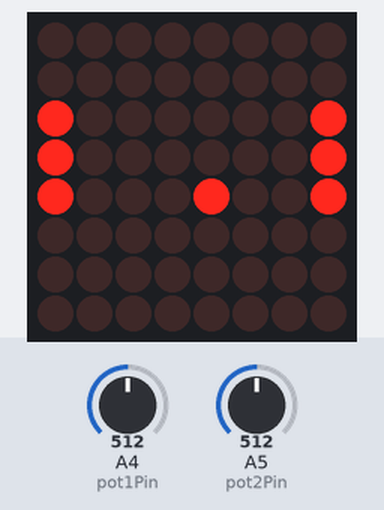
Bench run of a sketch on a simulated Arduino Uno, built with avr-gcc and run on an emulated ATmega328P. Parts: 8×8 LED matrix. The inputs (shaded band) are chosen by the test bench; at power-on: A4 (pot1Pin) = 512, A5 (pot2Pin) = 512.

Above: at 1.2 s.
1.3 s: A4 (pot1Pin) set to 716
At 1.52 s:
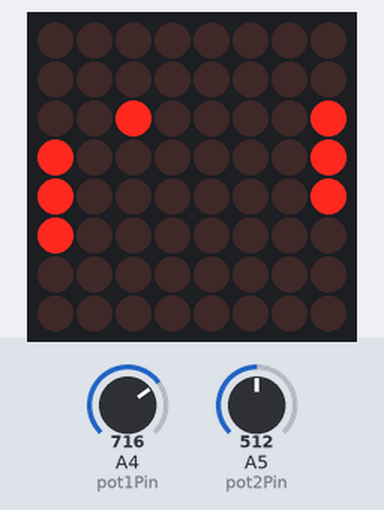
3.5 s: A5 (pot2Pin) set to 716
At 3.76 s:
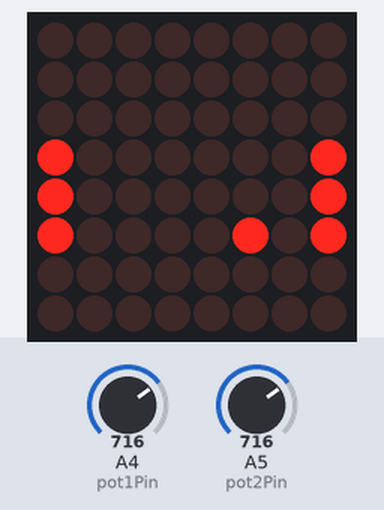
5.7 s: A4 (pot1Pin) set to 900
At 5.99 s:
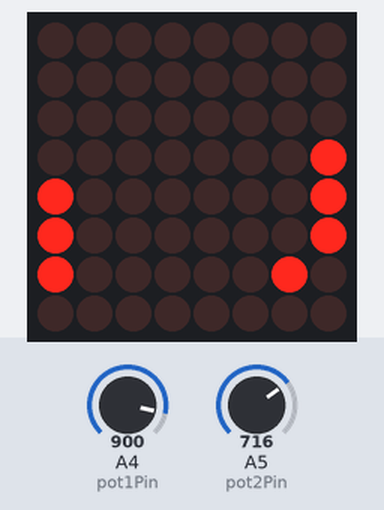
8.0 s: A5 (pot2Pin) set to 900
At 8.23 s:
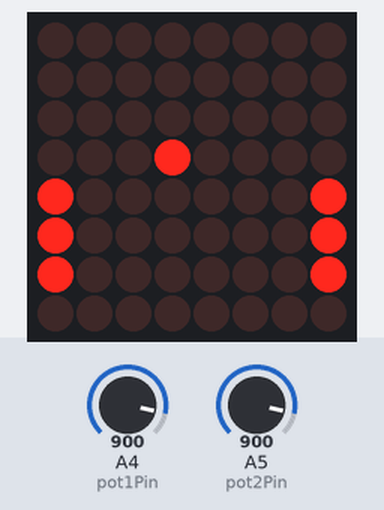
10.2 s: A4 (pot1Pin) set to 1023
At 10.46 s:
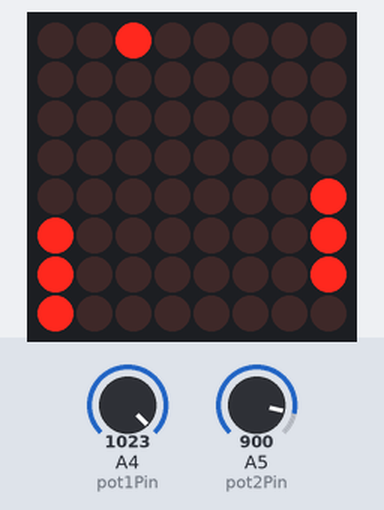
12.4 s: A5 (pot2Pin) set to 1023
At 12.7 s:
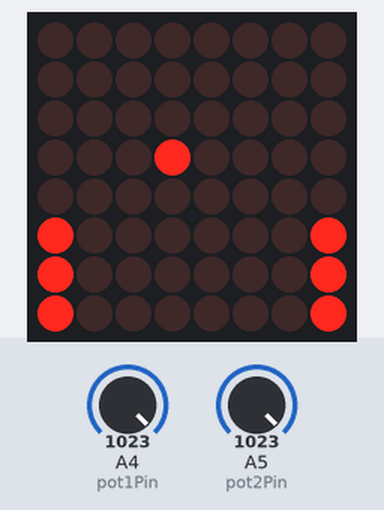

Measured:
- after the input at 1.3 s, the display: changes after 0.13 s (image 1)
- after the input at 3.5 s, the display: changes after 0.16 s (image 2)
- after the input at 5.7 s, the display: changes after 0.20 s (image 3)
- after the input at 8.0 s, the display: changes after 0.13 s (image 4)
- after the input at 10.2 s, the display: changes after 0.17 s (image 5)
- after the input at 12.4 s, the display: changes after 0.20 s (image 6)

The sketch:

Pong.ino
```cpp
#include <LedControl.h>

LedControl lc = LedControl(12, 11, 10, 1);

const int pot1Pin = A4;
const int pot2Pin = A5;
int ballX = 4, ballY = 4;
int ballDirX = 1, ballDirY = 1;
int player1Y = 4, player2Y = 4;
int playerHeight = 3;

void setup() {
  lc.shutdown(0, false);
  lc.setIntensity(0, 8);
  lc.clearDisplay(0);
}

void drawPaddle(int paddleY, bool isPlayer1) {
  for (int i = 0; i < 8; i++) {
    if (i >= paddleY && i < paddleY + playerHeight) {
      lc.setLed(0, i, isPlayer1 ? 0 : 7, true);
    } else {
      lc.setLed(0, i, isPlayer1 ? 0 : 7, false);
    }
  }
}

void drawBall() {
  lc.setLed(0, ballY, ballX, true);
}

void updateBall() {
  lc.setLed(0, ballY, ballX, false);
  ballX += ballDirX;
  ballY += ballDirY;

  if (ballY == 0 || ballY == 7) ballDirY *= -1;
  if (ballX == 0 || ballX == 7) ballDirX *= -1;

  if (ballX == 1 && ballY >= player1Y && ballY < player1Y + playerHeight) ballDirX *= -1;
  if (ballX == 6 && ballY >= player2Y && ballY < player2Y + playerHeight) ballDirX *= -1;
}

void loop() {
  player1Y = map(analogRead(pot1Pin), 0, 1023, 0, 5);
  player2Y = map(analogRead(pot2Pin), 0, 1023, 0, 5);

  drawPaddle(player1Y, true);
  drawPaddle(player2Y, false);

  updateBall();
  drawBall();

  delay(200); // Geschwindigkeit des Spiels
}
```
